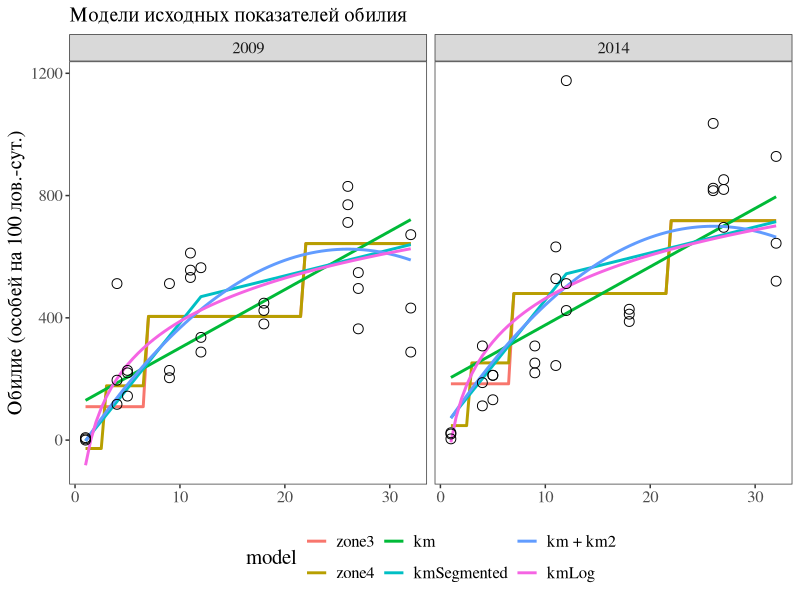
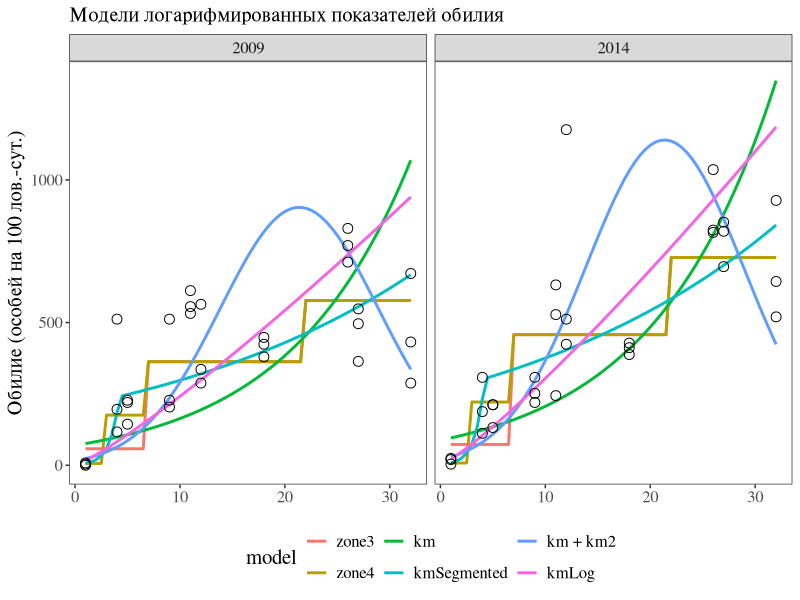
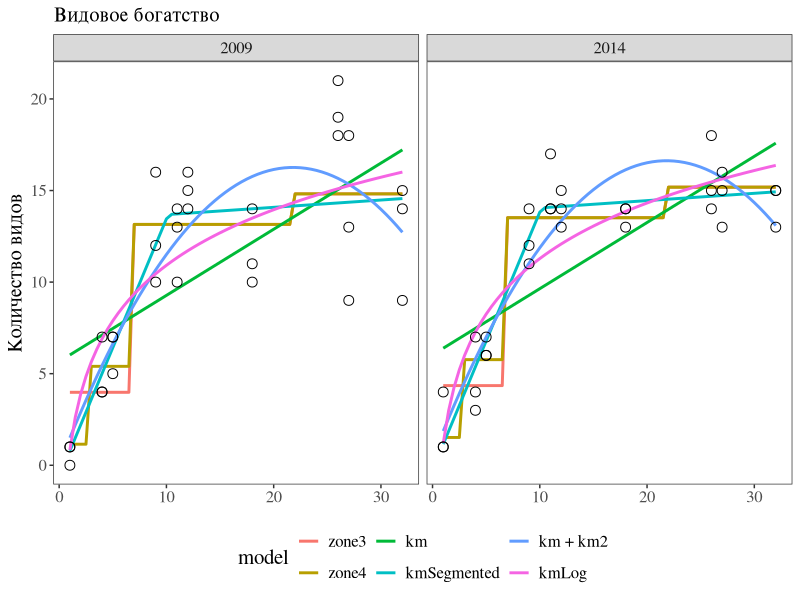
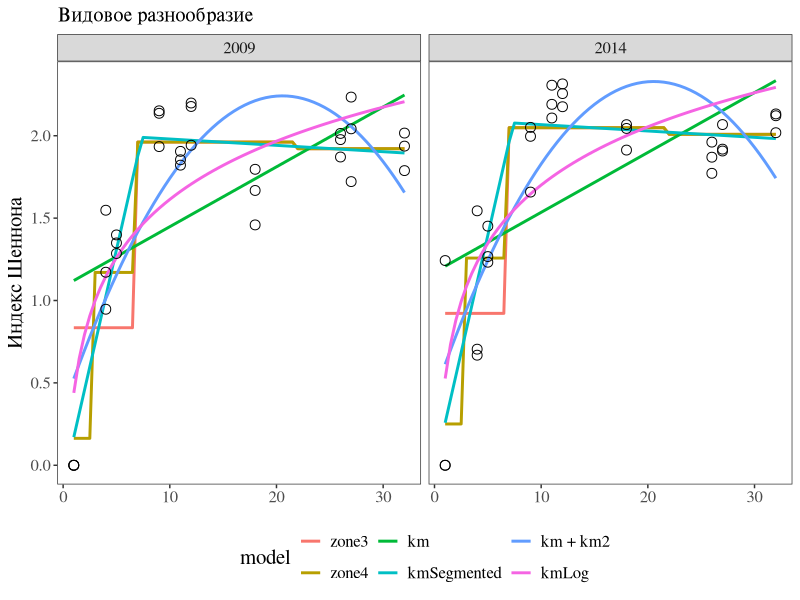
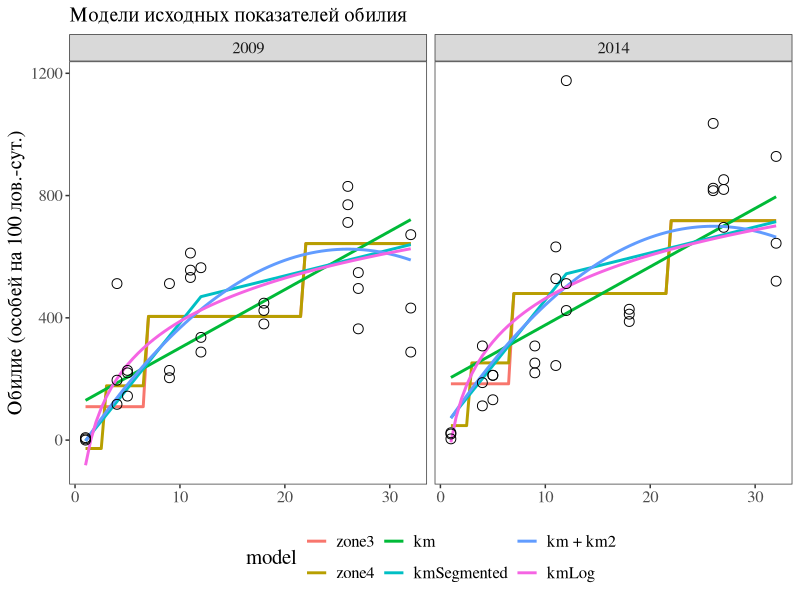
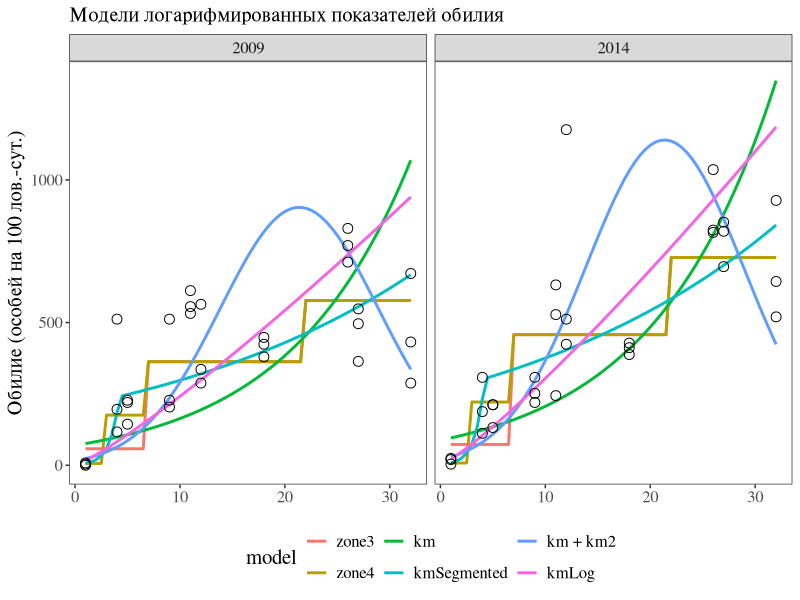
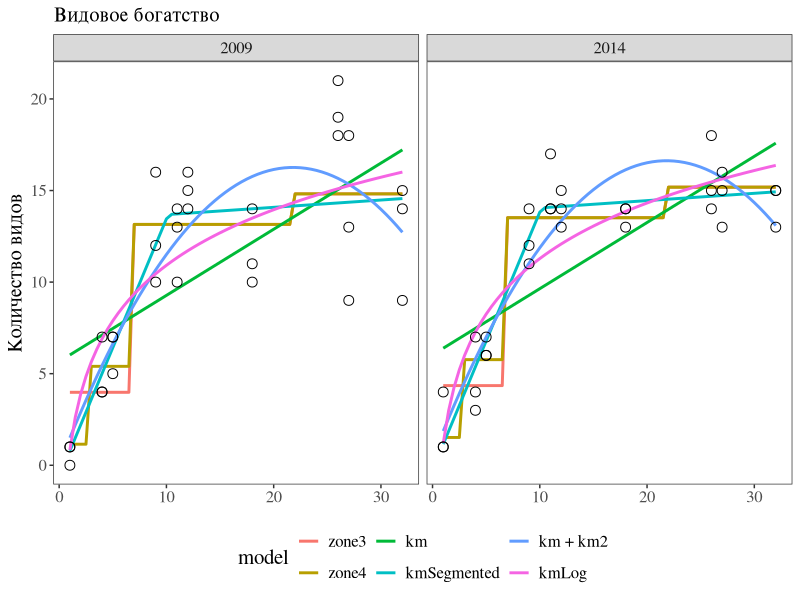
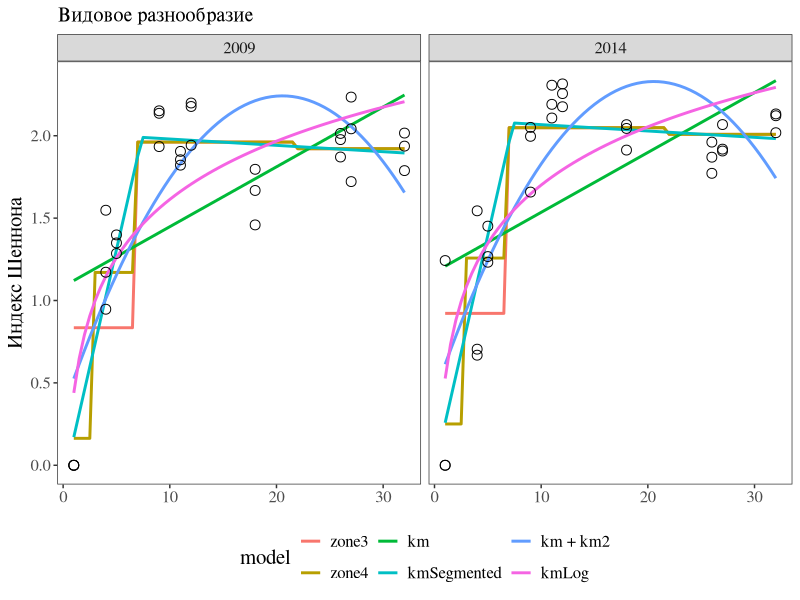

Source code (R) for these figures, in order:
# Data load ---------------------------------------------------------------
library(tidyverse)
theme_set(
    theme_bw() +
        theme(
            text = element_text(family = "serif", size = 15),
            legend.position = "bottom"
        )
)
L <- c("фон_2009", "фон_2014", "буф_2009", "буф_2014", "имп_2009", "имп_2014")
long <- readxl::read_excel("Data/Carabidae_25.01.2023.xlsx", 
                           sheet = "main_data") %>% 
    select(-duration, -traps) %>% 
    arrange(desc(site), taxa) %>% # -taxa
    mutate(tur = factor(tur), 
           site = fct_inorder(site),
           zone = substr(zone, 1, 3),
           zone4 = factor(zone, levels = c("fon", "buf", "imp", "sup")),
           zone3 = fct_collapse(zone4, imp = c("imp", "sup")),
           km = str_extract(site, "[:digit:]{1,}"),
           km = as.numeric(km), 
           year = as.factor(year), 
           .after = "site")

# 1 = turs 1 and 2 are united
wide1 <- long %>% # div2 - turs are united
    select(-num, -tur) %>% 
    pivot_wider(names_from = taxa, 
                values_from = abu, 
                # quantitative vartiables come from abundance (inds. per 100 trap-days)
                values_fn = sum, values_fill = 0) %>% 
    select(-no_insects)
# 1 = turs 1 and 2 are united
div1 <- tibble(wide1[,1:7], 
               abu = apply(wide1[,8:ncol(wide1)], 1, sum),
               nsp = apply(wide1[,8:ncol(wide1)], 1, function(a){length(a[a>0])}),
               shan= vegan::diversity(wide1[,8:ncol(wide1)], 
                                      MARGIN = 1, index = "shannon", base = exp(1))
) %>% 
    mutate(km2 = km^2, kmLog = log(km), abuLog = log(abu+1), .after = km)


# Models template ---------------------------------------------------------
models_fit <- function(formulas){
fits <- tibble(ff = formulas) %>% 
    split(1:nrow(.)) %>% 
    lapply(function(a){ 
        if(str_detect(a$ff, "Segmented")){
            #######
            segmented::segmented(lm(
                str_replace_all(a$ff, "Segmented", ""), 
                data = div1), seg.Z = ~km)
            #######
        } else {
            lm(formula = a$ff, data = div1)
        }
    }) %>% 
    tibble(ff = formulas, fit = .)
pred <- expand_grid(year = factor(c(2009, 2014)), km = seq(1, 32, by = 0.5)) %>%
    mutate(
        km2 = km^2, 
        kmLog = log(km), 
        zone = case_when(km < 3 ~ "sup", km < 7 ~ "imp", 
                         km < 22 ~ "buf", TRUE ~ "fon"), 
        zone4 = factor(zone, levels = c("fon", "buf", "imp", "sup")),
        zone3 = fct_collapse(zone4, imp = c("imp", "sup")),
    ) %>% 
    mutate(
        zonal3    = predict(fits$fit[[1]], .),
        zonal4    = predict(fits$fit[[2]], .),
        linear    = predict(fits$fit[[3]], .),
        segmented = predict(fits$fit[[4]], .),
        nonlinear = predict(fits$fit[[5]], .), 
        logarithm = predict(fits$fit[[6]], .)
    ) %>% 
    select(-km2:-zone3)
if(str_detect(toupper(formulas[1]), "LOG")) {
    pred <- pred %>% 
        mutate_at(3:ncol(.), exp)
}
pred <- pred %>% 
    `colnames<-`(c("year", "km", formulas)) %>% 
    pivot_longer(names_to = "model", values_to = "abu", -c("year", "km"))
pred$model <-  map_chr(str_split(pred$model, "year \\+ "), ~.x[2])
pred <- pred %>% 
    mutate(model = factor(model, 
        levels = c("zone3", "zone4", "km", "kmSegmented", "km + km2", "kmLog"))
    ) %>% 
    split(.$model)

fits %>% 
    pull(fit) %>% 
    lapply(function(a){
        tibble(
            aic = AIC(a), 
            r2 = summary(a)$adj.r.squared, 
            sh.test = round(shapiro.test(a$residuals)$p.value, 4)
        ) 
    }) %>% 
    map_df(rbind) %>% 
    tibble(fits, .) %>% 
    mutate(d = pred)
}

model_viz <- function(df, yy){
    div1 %>% 
        rename(yy = which(colnames(div1)==yy)) %>% 
        ggplot(aes(x = km, y = yy)) + 
        geom_line(aes(km, abu, color = model), data = map_dfr(df$d, rbind), 
                  linewidth = 1) + 
        geom_point(shape = 21, size = 3) + 
        facet_wrap(~year, scales = "fixed", ncol = 2) +
        theme(panel.grid = element_blank()) +
        guides(fill="none") 
}

res <- list()

# Abundance ---------------------------------------------------------------
res$abundance <- c("zone3", "zone4", "km", "kmSegmented", "km + km2", "kmLog") %>% 
    paste0("abu ~ year + ", .) %>% 
    models_fit()
model_viz(res$abundance, "abu") + 
    labs(x = NULL, y = "Обилие (особей на 100 лов.-сут.)", 
         subtitle = "Модели исходных показателей обилия")

ggsave("1a. Abundance.png", height = 8, width = 11, dpi = 600)
res$abundance

# Abundance LLOG -----------------------------------------------------------
res$abundance_log <- c("zone3", "zone4", "km", "kmSegmented", "km + km2", "kmLog") %>% 
    paste0("abuLog ~ year + ", .) %>% 
    models_fit()
model_viz(res$abundance_log, "abu") + 
    labs(x = NULL, y = "Обилие (особей на 100 лов.-сут.)", 
         subtitle = "Модели логарифмированных показателей обилия")

ggsave("1b. Abundance_log.png", height = 8, width = 11, dpi = 600)
res$abundance_log

# N_species ---------------------------------------------------------------
res$nsp <- c("zone3", "zone4", "km", "kmSegmented", "km + km2", "kmLog") %>% 
    paste0("nsp ~ year + ", .) %>% 
    models_fit()
model_viz(res$nsp, "nsp") + 
    labs(x = NULL, y = "Количество видов",
         subtitle = "Видовое богатство")

ggsave("2. n_species.png", height = 8, width = 11, dpi = 600)
res$nsp

# Shannon -----------------------------------------------------------------
res$shan <- c("zone3", "zone4", "km", "kmSegmented", "km + km2", "kmLog") %>% 
    paste0("shan ~ year + ", .) %>% 
    models_fit()
model_viz(res$shan, "shan") + 
    labs(x = NULL, y = "Индекс Шеннона",
         subtitle = "Видовое разнообразие")

ggsave("3. Shannon.png", height = 8, width = 11, dpi = 600)
res$shan

# final export ------------------------------------------------------------
res %>% 
    map(~select(.x, -d, -fit)) %>% 
    writexl::write_xlsx(paste0("models_", Sys.Date(), ".xlsx"))
